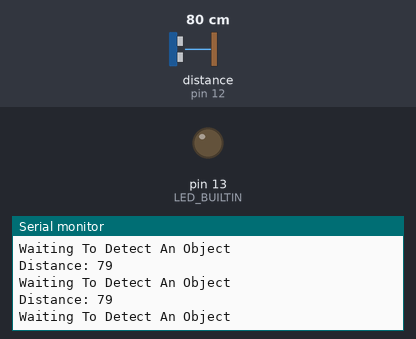
Recording of a sketch running on a simulated Arduino Uno, built with avr-gcc and run on an emulated ATmega328P. Shown: output pins drawn as LEDs (lit = HIGH), the last lines printed to the serial monitor. Wiring (inferred from the names in the program): ultrasonic range finder: trigger pin 11; echo pin 12. The inputs (shaded band) are chosen by the test bench; at power-on: distance to the obstacle (sensor on pin 12) 80 cm. The echo pulse lasts 58.3 µs per cm; pins used as bus, display or sensor lines are not drawn.

Above: at 1.2 s.
1.3 s: distance to the obstacle (sensor on pin 12) set to 2 cm
At 1.9 s:
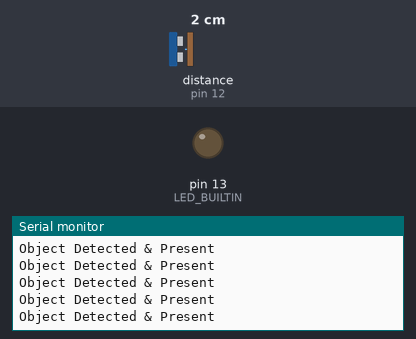
3.3 s: distance to the obstacle (sensor on pin 12) set to 18 cm
At 4.2 s:
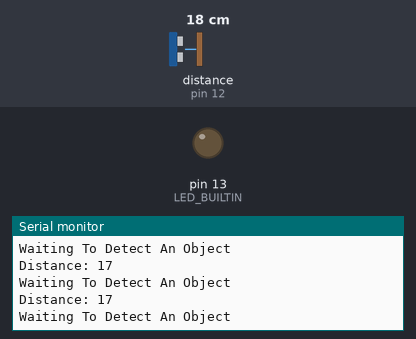
Timing chart, 0 to 6.3 s (numbered marks = the images above; inputs shaded):
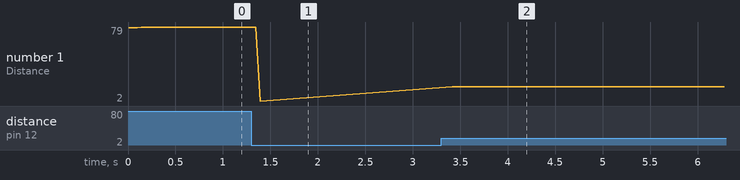

Measured:
- after the input at 1.3 s, the serial monitor: prints a new line after 0.09 s (image 1)
- after the input at 3.3 s, the serial monitor: prints a new line after 0.07 s (image 2)
- plotted number 1: 79 → 2 after the input at 1.3 s, 2 → 17 after the input at 3.3 s

The sketch:

Ultrasonic_Sensor_-_Lab__4.ino
```cpp
/*
  Ultrasonic Sensor HC-SR04 and Arduino Tutorial
  by Dejan Nedelkovski,
  www.HowToMechatronics.com
*/

// defines pins numbers
const int trigPin = 11;
const int echoPin = 12;

// defines variables
long duration;
int distance;
int N;
int ultrasonic(){
   digitalWrite(trigPin, LOW);
  delayMicroseconds(2);

  // Sets the trigPin on HIGH state for 10 micro seconds
  digitalWrite(trigPin, HIGH);
  delayMicroseconds(10);
  digitalWrite(trigPin, LOW);

  // Reads the echoPin, returns the sound wave travel time in microseconds
  duration = pulseIn(echoPin, HIGH);

  // Calculating the distance
  distance = duration * 0.034 / 2;
  return distance;
}
void setup() {
  // UltraSonoc Pins
  pinMode(trigPin, OUTPUT); // Sets the trigPin as an Output
  pinMode(echoPin, INPUT); // Sets the echoPin as an Input

  // initialize digital pin LED_BUILTIN as an output.
  pinMode(LED_BUILTIN, OUTPUT);

  Serial.begin(9600); // Starts the serial communication
}

void loop() {
  // Clears the trigPin
  digitalWrite(trigPin, LOW);
  delayMicroseconds(2);

  // Sets the trigPin on HIGH state for 10 micro seconds
  digitalWrite(trigPin, HIGH);
  delayMicroseconds(10);
  digitalWrite(trigPin, LOW);

  // Reads the echoPin, returns the sound wave travel time in microseconds
  duration = pulseIn(echoPin, HIGH);

  // Calculating the distance
  distance = duration * 0.034 / 2;

  // Prints the distance on the Serial Monitor
  Serial.print("Distance: ");
  Serial.println(distance);

  //Event IF Statment
  if (distance>15) {
    Serial.println("Waiting To Detect An Object");
  }
  else {
    while(distance<=15) {
      Serial.println("Object Detected & Present");
      distance = ultrasonic();
    }
    Serial.println("Detected Object Is Gone");
    N = N+1;
    Serial.print(N);
    Serial.println(" Objects Detected");
  }
}
```
